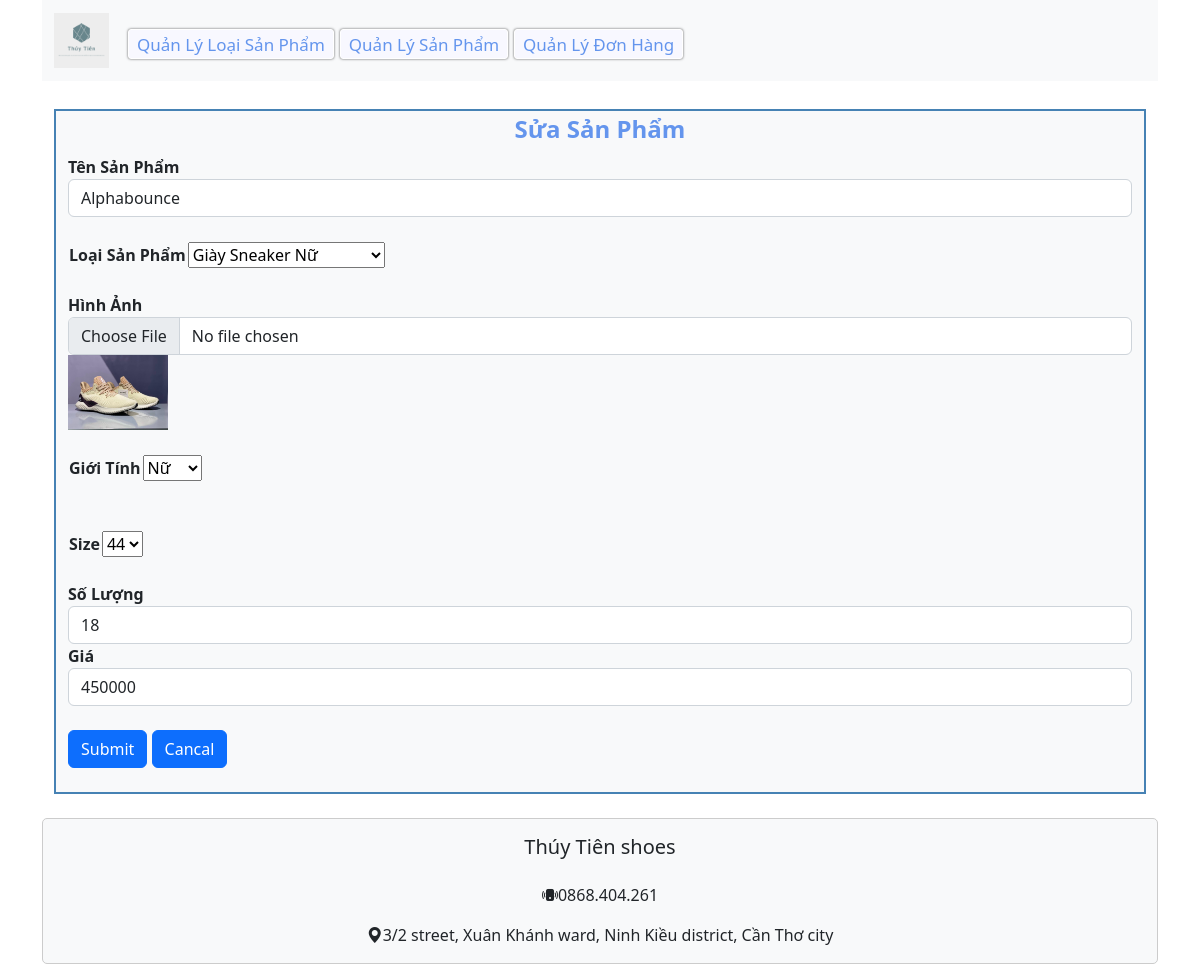
The app's page /admincp/index.php?action=qlsp&query=sua&magiay=22 with its own data.
### tables this page shows
CREATE TABLE `giay` (
  `Magiay` int(15) NOT NULL,
  `Tengiay` varchar(100) NOT NULL,
  `Maloai` varchar(100) NOT NULL,
  `Hinh` varchar(255) NOT NULL,
  `Magt` int(15) NOT NULL,
  `STT_size` int(10) NOT NULL,
  `Soluong` int(11) NOT NULL,
  `Gia` int(10) NOT NULL
);

### admincp/modules/qlsp/sua.php (the view, shortened to what this page needs)
<?php
    $sql_sua = "SELECT * FROM giay WHERE Magiay =' $_GET[magiay]'";
    $query_sua = mysqli_query($conn, $sql_sua);
?>
<link rel="stylesheet" href="./css/them.css">
<body>
    <div class="container">
      <div class="container-fluid mt-3 vien" >
        <fieldset>
            <legend><b>Sửa Sản Phẩm</b></legend>
            <?php
                while($row = mysqli_fetch_array($query_sua)){
            ?>
            <form action="./modules/qlsp/xuly.php?magiay=<?php echo $_GET['magiay']?>" method="post" enctype="multipart/form-data">
                <div class="form-group">
                    <div class="text">
                    <label for="myEmail"><b>Tên Sản Phẩm</b> </label>
                        <input type="text" id = "myEmail" value="<?php echo $row['Tengiay']?>" name="tensp" class="form-control size">
                        <div>
                            <table>
                                <tr>
                                    <td><b>Loại Sản Phẩm </b></td> <br>
                                    <td>
                                        <select name="loai" id="">
                                            <?php
                                            $sql_loai = "SELECT * FROM loaigiay ORDER BY Maloai DESC";
                                            $query_loai = mysqli_query($conn,$sql_loai);
                                            while($row_loai = mysqli_fetch_array($query_loai)){
                                        ?>
                                        <option value="<?php echo $row_loai['Maloai']?>"><?php echo $row_loai['Tenloai'] ?></option>
                                        <?php
                                            }
                                        ?>
                                        </select>
                                    </td>
                                </tr>
                            </table>
                        </div> <br>
                        <label for="myPassword"><b>Hình Ảnh</b></label>
                        <input type="file" id="myPassword" value="<?php echo $row['Hinh']?>" name="hinh" class="form-control size">
                        <img src="modules/qlsp/uploads/<?php echo $row['Hinh'] ?>" width="100px">
                        <div>
                            <table>
                                <tr>
                                    <td><b>Giới Tính </b></td> <br>
                                    <td>
                                        <select name="gioitinh" id="">
                                            <?php
                                            $sql_gt = "SELECT * FROM gioitinh ORDER BY Magt DESC";
                                            $query_gt = mysqli_query($conn,$sql_gt);
                                            while($row_gt = mysqli_fetch_array($query_gt)){
                                        ?>
                                        <option value="<?php echo $row_gt['Magt'] ?>"><?php echo $row_gt['Tengt'] ?></option>
                                        <?php
                                            }
                                        ?>
                                        </select>
                                    </td>
                                </tr>
                            </table>
                        </div> <br>
                        <div>
                            <table>
                                <tr>
                                    <td><b>Size</b></td> <br>
                                    <td>
                                        <select name="size" id="">
                                            <?php
                                            $sql_size = "SELECT * FROM size ORDER BY STT_size DESC";
                                            $query_size = mysqli_query($conn,$sql_size);
                                            while($row_gt = mysqli_fetch_array($query_size)){
                                        ?>
                                        <option value="<?php echo $row_gt['STT_size'] ?>"><?php echo $row_gt['Size'] ?></option>
                                        <?php
                                            }
                                        ?>
                                        </select>
                                    </td>
                                </tr>
                            </table>
                        </div> <br>
                        <label for="myPassword"><b>Số Lượng</b></label>
                        <input type="text" id="myPassword" value="<?php echo $row['Soluong']?>" name="soluong" class="form-control size">
                        <label for="myPassword"><b>Giá</b></label>
                        <input type="text" id="myPassword" value="<?php echo $row['Gia']?>" name="gia" class="form-control size">
                    </div>
                    <br>
                <div class="buton">
                        <button type="submit" name="suasp" class="btn btn-primary">Submit</button>
                        <button type="reset" name="huy" class="btn btn-primary">Cancal</button>
                </div>
                </div>
            </form>
            <?php
                }
            ?>
        </fieldset> <br>
      </div>
    </div>
   </body> <br>
</html>

### admincp/css/them.css (style rules this page uses)
.vien { border: 2px solid steelblue; background-color: #f8f9fa; }
legend { text-align: center; color: cornflowerblue; }

### records on screen
giay: tensp "Alphabounce", Hinh (picture), soluong "18", gia "450000"

### other values on screen
form field loai "Giày Sneaker Nữ"
form field gioitinh "Nữ"
form field size "44"
